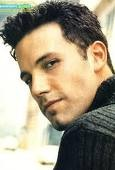
#> input picture projects/face_recognition/data/train/ben_afflek/httpcsvkmeuaeccjpg.jpg, 115 x 170 px, given in place of car.mp4, which was not available
$ python 3_Image_filters.py
#> lines starting #> are read from the running program, lines starting #| are printed output that depends on the picture; after the words box and inside, x2 and y2 are one past the last pixel; in counts of white or black regions, pixels touching at a corner belong together; pictures that were not available may be replaced by others from this repository, and a replacement may not be noted
#> further down, frame is the input picture: shape (170, 115, 3); mean B, G, R 130.9, 151.7, 161.1
import cv2 as cv
import numpy as np

def rescale(f , scale = 0.50):
#> called with scale = 0.5
    width = int(f.shape[1] * scale)
#> width = 57
    height = int(f.shape[0] * scale)
#> height = 85
    dimension = (width , height)
#> dimension = (57, 85)
    return cv.resize(f , dimension , interpolation=cv.INTER_AREA)
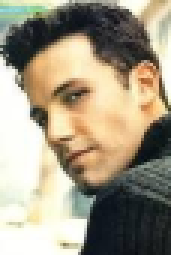
#> returned value: shape (85, 57, 3) (shown 3 times larger); mean of channels 0, 1, 2 130.9, 151.7, 161.1; drawn as B, G, R

#video
video = cv.VideoCapture('basics\media\car.mp4')

#image
# image = cv.imread('basics\media\demo.jpg')
# image = rescale(image , 0.18)
# cv.imshow('Image' , image)

while True:
    index, frame = video.read()
    rescaled = rescale(frame)
    grayscale = cv.cvtColor(rescaled, cv.COLOR_BGR2GRAY)
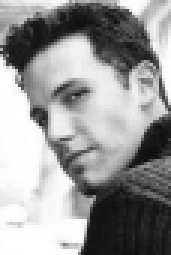
#> grayscale: shape (85, 57) (shown 3 times larger); min 10, max 255, mean 152.2
    blur = cv.GaussianBlur(grayscale, (7,7), cv.BORDER_DEFAULT)
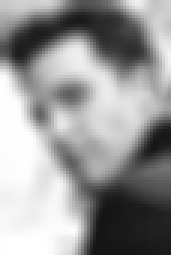
#> blur: shape (85, 57) (shown 3 times larger); min 20, max 255, mean 151.8
    edges = cv.Canny(blur, 100, 175)
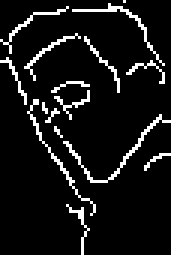
#> edges: shape (85, 57) (shown 3 times larger); 8.3% white in thin lines or dots
    dilate = cv.dilate(edges, (2,2), iterations = 3)
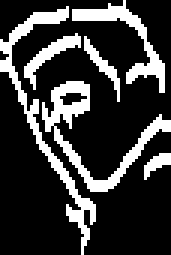
#> dilate: shape (85, 57) (shown 3 times larger); 22.1% white; 6 white regions, box (x1, y1, x2, y2) and area: (0, 2, 32, 85) 335, (14, 27, 57, 64) 333, (24, 0, 55, 31) 205, (8, 11, 27, 30) 94, (28, 12, 40, 34) 63, (48, 51, 57, 60) 40
    cv.imshow('Video Frame', dilate)
    if cv.waitKey(20) & 0xFF == ord('y'):
#> (key Esc is pressed here)
        break

video.release()
cv.destroyAllWindows()

# [17 lines of commented-out code are left out]

$ run again, on projects/face_recognition/data/train/ben_afflek/httpimagesfandangocomrImageRendererredesignstaticimgnoxportraitjpgpcpcpcimagesmasterrepositoryperformerimagespjpg.jpg
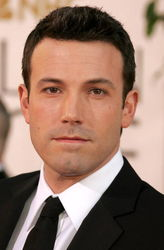
#> input picture projects/face_recognition/data/train/ben_afflek/httpimagesfandangocomrImageRendererredesignstaticimgnoxportraitjpgpcpcpcimagesmasterrepositoryperformerimagespjpg.jpg, 164 x 250 px, given in place of car.mp4, which was not available
#> frame is the input picture: shape (250, 164, 3); mean B, G, R 107.5, 122, 151.7
#> `edges = cv.Canny(blur, 100, 175)`:
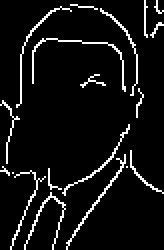
#> edges: shape (125, 82) (shown 2 times larger); 6.9% white in thin lines or dots
#> `dilate = cv.dilate(edges, (2,2), iterations = 3)`:
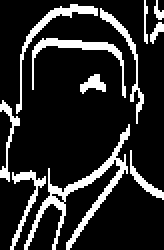
#> dilate: shape (125, 82) (shown 2 times larger); 16% white; 11 white regions, largest, box (x1, y1, x2, y2) and area: (12, 62, 65, 125) 530, (16, 19, 63, 49) 233, (8, 2, 49, 57) 212

$ run again, on projects/face_recognition/data/train/ben_afflek/httpssmediacacheakpinimgcomxdbbdbbbececacdecdcdfjpg.jpg
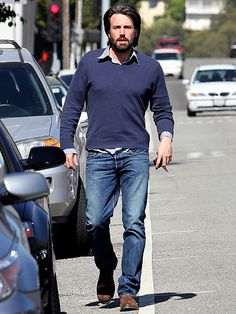
#> input picture projects/face_recognition/data/train/ben_afflek/httpssmediacacheakpinimgcomxdbbdbbbececacdecdcdfjpg.jpg, 236 x 314 px, given in place of car.mp4, which was not available
#> frame is the input picture: shape (314, 236, 3); mean B, G, R 127.4, 119.8, 117.6
#> `edges = cv.Canny(blur, 100, 175)`:
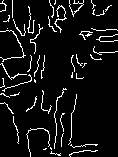
#> edges: shape (157, 118); 7.2% white in thin lines or dots
#> `dilate = cv.dilate(edges, (2,2), iterations = 3)`:
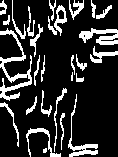
#> dilate: shape (157, 118); 18% white; 28 white regions (2 under 20 px), largest, box (x1, y1, x2, y2) and area: (0, 28, 32, 101) 644, (79, 28, 118, 45) 377, (68, 94, 98, 157) 313

$ run again, on projects/face_recognition/data/train/ben_afflek/httpssmediacacheakpinimgcomxdfdfadcfeabjpg.jpg
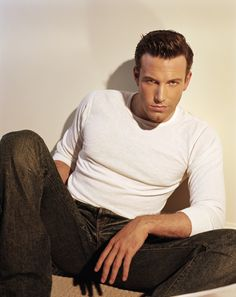
#> input picture projects/face_recognition/data/train/ben_afflek/httpssmediacacheakpinimgcomxdfdfadcfeabjpg.jpg, 236 x 297 px, given in place of car.mp4, which was not available
#> frame is the input picture: shape (297, 236, 3); mean B, G, R 128.8, 143.8, 160
#> `edges = cv.Canny(blur, 100, 175)`:
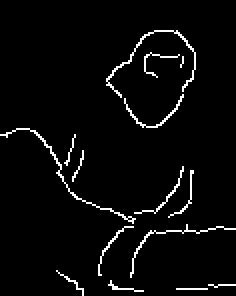
#> edges: shape (148, 118) (shown 2 times larger); 3.6% white in thin lines or dots, all inside (x1, y1, x2, y2) = (0, 15, 118, 148)
#> `dilate = cv.dilate(edges, (2,2), iterations = 3)`:
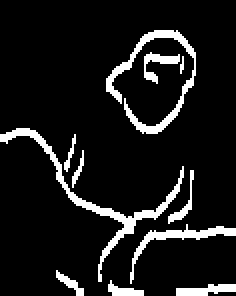
#> dilate: shape (148, 118) (shown 2 times larger); 9.9% white; 11 white regions (1 under 20 px), largest, box (x1, y1, x2, y2) and area: (0, 64, 92, 141) 535, (53, 15, 98, 67) 435, (65, 112, 118, 142) 237
